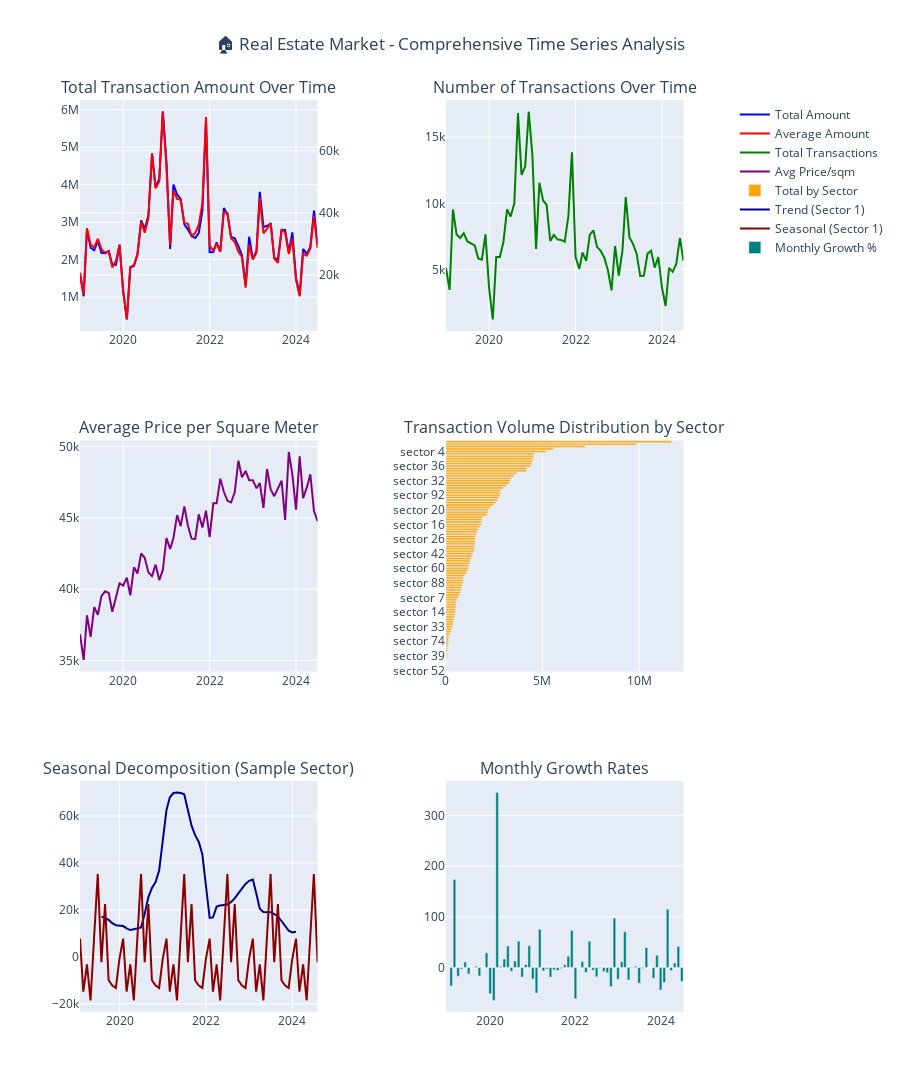

Here is the notebook cell this chart was saved with:
### Markdown cell above
## 🔍 Comprehensive Exploratory Data Analysis (EDA)

Now let's perform deep EDA with advanced visualizations to understand patterns, trends, and relationships in the data.

### Code cell
# Prepare target data for time series analysis
target_df = datasets['new_house_transactions'].copy()
target_df['month'] = pd.to_datetime(target_df['month'], format='%Y-%b')
target_df = target_df.sort_values(['month', 'sector'])

# Create comprehensive time series plots
fig = make_subplots(
    rows=3, cols=2,
    subplot_titles=[
        'Total Transaction Amount Over Time',
        'Number of Transactions Over Time', 
        'Average Price per Square Meter',
        'Transaction Volume Distribution by Sector',
        'Seasonal Decomposition (Sample Sector)',
        'Monthly Growth Rates'
    ],
    specs=[[{"secondary_y": True}, {"secondary_y": False}],
           [{"secondary_y": False}, {"secondary_y": False}],
           [{"secondary_y": False}, {"secondary_y": False}]],
    vertical_spacing=0.12
)

# 1. Total transaction amount over time
monthly_total = target_df.groupby('month')['amount_new_house_transactions'].agg(['sum', 'mean', 'count']).reset_index()
fig.add_trace(
    go.Scatter(x=monthly_total['month'], y=monthly_total['sum'], 
               name='Total Amount', line=dict(color='blue', width=2)),
    row=1, col=1
)
fig.add_trace(
    go.Scatter(x=monthly_total['month'], y=monthly_total['mean'], 
               name='Average Amount', line=dict(color='red', width=2)),
    row=1, col=1, secondary_y=True
)

# 2. Number of transactions over time
monthly_count = target_df.groupby('month')['num_new_house_transactions'].sum().reset_index()
fig.add_trace(
    go.Scatter(x=monthly_count['month'], y=monthly_count['num_new_house_transactions'],
               name='Total Transactions', line=dict(color='green', width=2)),
    row=1, col=2
)

# 3. Average price trends
price_data = target_df.groupby('month')['price_new_house_transactions'].agg(['mean', 'std']).reset_index()
fig.add_trace(
    go.Scatter(x=price_data['month'], y=price_data['mean'],
               name='Avg Price/sqm', line=dict(color='purple', width=2)),
    row=2, col=1
)

# 4. Sector distribution
sector_totals = target_df.groupby('sector')['amount_new_house_transactions'].sum().sort_values(ascending=True)
fig.add_trace(
    go.Bar(x=sector_totals.values, y=sector_totals.index, orientation='h',
           name='Total by Sector', marker_color='orange'),
    row=2, col=2
)

# 5. Sample seasonal decomposition for sector 1
sector_1_data = target_df[target_df['sector'] == 'sector 1'].set_index('month')['amount_new_house_transactions'].resample('M').sum()
if len(sector_1_data) > 24:  # Need enough data for seasonal decomposition
    decomposition = seasonal_decompose(sector_1_data, model='additive', period=12)
    fig.add_trace(
        go.Scatter(x=sector_1_data.index, y=decomposition.trend,
                   name='Trend (Sector 1)', line=dict(color='darkblue')),
        row=3, col=1
    )
    fig.add_trace(
        go.Scatter(x=sector_1_data.index, y=decomposition.seasonal,
                   name='Seasonal (Sector 1)', line=dict(color='darkred')),
        row=3, col=1
    )

# 6. Growth rates
monthly_total['growth_rate'] = monthly_total['sum'].pct_change() * 100
fig.add_trace(
    go.Bar(x=monthly_total['month'], y=monthly_total['growth_rate'],
           name='Monthly Growth %', marker_color='teal'),
    row=3, col=2
)

fig.update_layout(
    height=1200, 
    title_text="🏠 Real Estate Market - Comprehensive Time Series Analysis",
    title_x=0.5,
    showlegend=True
)

fig.show()

# Print key insights
print("\n📊 KEY INSIGHTS FROM EDA:")
print("="*50)
print(f"📈 Peak transaction month: {monthly_total.loc[monthly_total['sum'].idxmax(), 'month'].strftime('%Y-%m')}")
print(f"📉 Lowest transaction month: {monthly_total.loc[monthly_total['sum'].idxmin(), 'month'].strftime('%Y-%m')}")
print(f"🏆 Most active sector: {sector_totals.index[-1]}")
print(f"💰 Highest average price sector: {target_df.groupby('sector')['price_new_house_transactions'].mean().idxmax()}")
print(f"📊 Average monthly growth rate: {monthly_total['growth_rate'].mean():.2f}%")
print(f"📈 Growth rate volatility (std): {monthly_total['growth_rate'].std():.2f}%")
